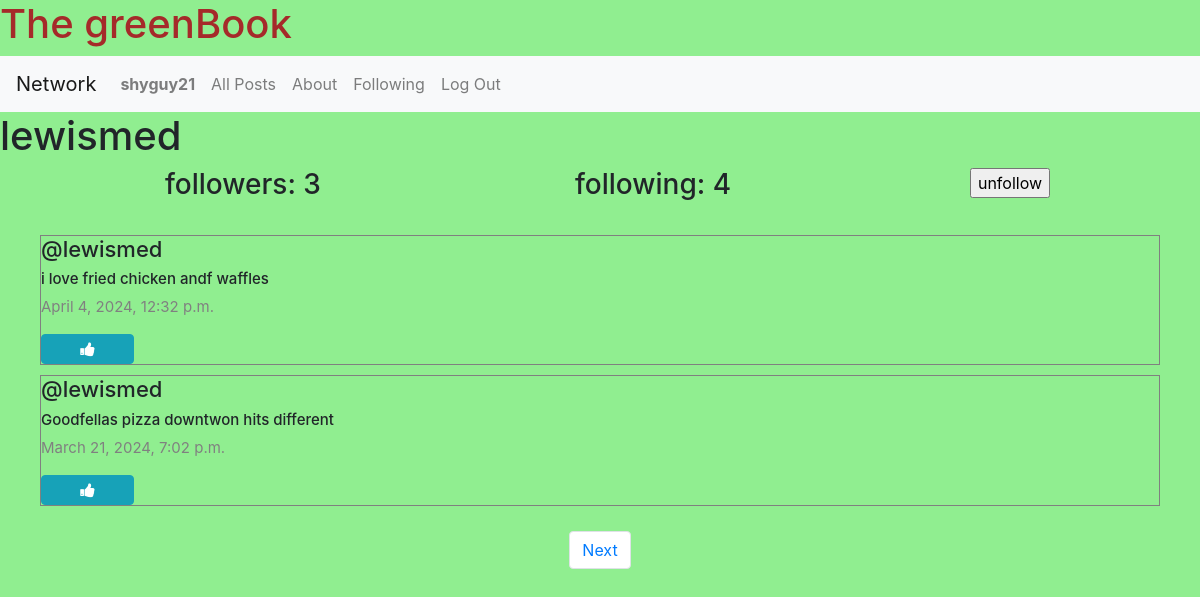
The app's page /profile/2 (signed in) with its own data.
### network/models.py (models this page shows, shortened)
class User(AbstractUser):
    pass

class Post(models.Model):
    content=models.CharField(max_length=140)
    user=models.ForeignKey(User,on_delete=models.CASCADE,related_name="author")
    imageUrl=models.CharField(max_length=1000,null=True)
    date=models.DateTimeField(auto_now_add=True)
    comment=models.CharField(max_length=140, default="feedback")

### network/views.py (the view)
# urls.py: path('profile/<int:user_id>',views.profile,name='profile'),
def profile(request,user_id):
     user=User.objects.get(pk=user_id)
     otherUser=User.objects.get(pk=request.user.id)
     allPosts=Post.objects.filter(user=user).order_by("id").reverse()
     following= Follow.objects.filter(user=user)
     followers=Follow.objects.filter(user_follower=user)
     try:
         checkFollow=followers.filter(user=User.objects.get(pk=request.user.id))
         if len(checkFollow) !=0:
             isFollowing=True
         else:
             isFollowing =False
     except:
         isFollowing= False
     paginator=Paginator(allPosts,2)
     page_number= request.GET.get('page')
     posts_of_the_page=paginator.get_page(page_number)
     return render(request, "network/profile.html",{
        "allPosts":allPosts,
        "posts_of_the_page":posts_of_the_page,
        "username":user.username,
        'following':following,
        "followers":followers,
        "isFollowing":isFollowing,
        "user_profile":user
    })

### network/templates/network/profile.html (shortened to what this page needs)
{% extends "network/layout.html" %}
{% block body %}
<h1>{{ username }}</h1>
<div class="contianer">
<div class="row d-flex justify-content-center">
    <h3 class="col-4"> followers: {{followers.count}}</h3>
    <h3 class="col-4"> following: {{following.count}}</h3>
    {% if user.is_authenticated %}
    {% if user != user_profile %}
    {% if isFollowing %}
    <form action=" {% url 'unfollow' %}" method="post">
        <input type="submit" value="unfollow">
    </form>
    {% else %}
    <form action="{% url 'follow' %}" method="post">
        {% csrf_token %}
        <input type="hidden" name="userfollow" value="{{user_profile }}">
        <input type="submit" value="Follow">
    </form>
    {% endif %}
    {% endif %}
    {% endif %}
    </div>
</div>
<div class="all-posts" >
    {% for post in posts_of_the_page %}
    <div class="post" style="margin: 5px 20px; border:0.1px solid gray; display: flex;
    justify-content: center;
    flex-direction:column;
    box-sizing: border-box;">
<h5 class="username">@{{ post.user }}</h5>
<h6 class="content" id="content_{{post.id}}" >{{ post.content }}</h6>
 <p class="date"> {{ post.date }}</p>
 {% if user.is_authenticated %}
 {% if user == post.user %}
 <div class="d-flex justify-content-around">
     <button class="btn btn-primary" data-toggle="modal" data-target="#modal_edit_post_{{ post.id }}" > Edit </button>
 </div>
 <div class="modal" id="modal_edit_post_{{ post.id }}" tabindex="-1" role="dialog" aria-labelledby="modal_edit_post_{{ post.id }}_label" aria-hidden="true">
     <div class="modal-dialog" role="document">
       <div class="modal-content">
         <div class="modal-header">
           <h5 class="modal-title">Edit Post</h5>
           <button type="button" class="close" data-dismiss="modal" aria-label="Close">
             <span aria-hidden="true">&times;</span>
           </button>
         </div>
         <div class="modal-body">
           <textarea rows="5" id="textarea_{{ post.id }}" class="form-control" name="content">{{ post.content }}</textarea>
         </div>
         <div class="modal-footer">
           <button type="button" class="btn btn-primary" onclick= "submitHandler({{ post.id }})">Save changes</button>
           <button type="button" class="btn btn-secondary" data-dismiss="modal">Close</button>
         </div>
       </div>
     </div>
   </div>
   {% else %}
     {% if post.id in whoYouLiked %}
   <button class="btn btn-info fa fa-thumbs-down col-1" onclick="likeHandler({{ post.id }},{{ whoYouLiked }})" post id="{{ post.id }}"></button>
     {% else %}
     <button class="btn btn-info fa fa-thumbs-up col-1"  onclick="likeHandler({{ post.id }},{{ whoYouLiked }})" post id="{{ post.id }}"></button>
     {% endif %}
 {% endif %}
 {% endif %}
</div>
    {% endfor %}
</div>
<nav aria-label="Page navigation example">
    <ul class="pagination d-flex justify-content-center">
      {% if posts_of_the_page.has_next %}
      <li class="page-item"><a class="page-link" href="?page={{ posts_of_the_page.next_page_number }}">Next</a></li>
        {% endif %}
    </ul>
  </nav>
{% endblock %}

### network/templates/network/layout.html (shortened to what this page needs)
{% load static %}
<!DOCTYPE html>
<html lang="en">
    <head>
        <link rel="stylesheet" href="https://stackpath.bootstrapcdn.com/bootstrap/4.4.1/css/bootstrap.min.css">
        <link href="{% static 'network/styles.css' %}" rel="stylesheet">
        <link rel="stylesheet" href="https://cdnjs.cloudflare.com/ajax/libs/font-awesome/4.7.0/css/font-awesome.min.css">
    </head>
    <body style="background-color: lightgreen;">
<h1 style="color:brown"> The greenBook</h1>
        <nav class="navbar navbar-expand-lg navbar-light bg-light">
            <a class="navbar-brand" href="#">Network</a>
            <div >
              <ul class="navbar-nav mr-auto">
                {% if user.is_authenticated %}
                    <li class="nav-item">
                        <a class="nav-link" href="{% url 'profile' user_id=user.id %}"><strong>{{ user.username }}</strong></a>
                    </li>
                {% endif %}
                <li class="nav-item">
                  <a class="nav-link" href="{% url 'index' %}">All Posts</a>
                </li>
                <li class="nav-item">
                    <a class="nav-link" href="{% url 'about' %}">About</a>
                  </li>
                {% if user.is_authenticated %}
                    <li class="nav-item">
                        <a class="nav-link" href="{% url  'following' %}">Following</a>
                    </li>
                    <li class="nav-item">
                        <a class="nav-link" href="{% url 'logout' %}">Log Out</a>
                    </li>
                {% endif %}
              </ul>
            </div>
          </nav>
        <div class="body">
            {% block body %}
            {% endblock %}
        </div>
    </body>
</html>

### network/static/network/styles.css (style rules this page uses)
.all-posts { display: flex; justify-content: flex-start; flex-direction: column; margin: 20px; }
.content { font-size: 15px; }
.username { font-size: 22px; }
.date { color:gray; font-size: 15px; }

### network/templates/network/layout.html (style rules this page uses)
body { background-color: lightgreen; }

### records on screen
User: username "shyguy21"
User: username "lewismed"
Post: user "lewismed", content "i love fried chicken andf waffles", date "April 4, 2024, 12:32 p.m."
Post: user "lewismed", content "Goodfellas pizza downtwon hits different", date "March 21, 2024, 7:02 p.m."

### other values on screen
{{ followers.count }} "3"
{{ following.count }} "4"
